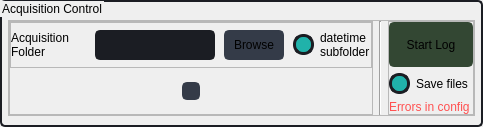
          <widget class="QGroupBox" name="groupBox_log_info">
           <property name="minimumSize">
            <size>
             <width>300</width>
             <height>0</height>
            </size>
           </property>
           <property name="styleSheet">
            <string notr="true">QGroupBox {
	border-radius: 5px;
	border: 2px solid rgb(27, 29, 35);
}

QRadioButton::indicator {
    border: 3px solid rgb(52, 59, 72);
	width: 15px;
	height: 15px;
	border-radius: 10px;
    background: rgb(44, 49, 60);
}
QRadioButton::indicator:hover {
    border: 3px solid rgb(58, 66, 81);
}
QRadioButton::indicator:checked {
    background: 3px solid rgb(94, 106, 130);
	border: 3px solid rgb(52, 59, 72);	
}</string>
           </property>
           <property name="title">
            <string>Acquisition Control</string>
           </property>
           <property name="flat">
            <bool>false</bool>
           </property>
           <property name="checkable">
            <bool>false</bool>
           </property>
           <layout class="QVBoxLayout" name="verticalLayout_11">
            <property name="spacing">
             <number>6</number>
            </property>
            <property name="leftMargin">
             <number>6</number>
            </property>
            <property name="topMargin">
             <number>18</number>
            </property>
            <property name="rightMargin">
             <number>6</number>
            </property>
            <property name="bottomMargin">
             <number>9</number>
            </property>
            <item>
             <widget class="QFrame" name="frame_6">
              <property name="styleSheet">
               <string notr="true">Line {
	border-radius: 5px;
	border: 2px solid rgb(27, 29, 35);
}</string>
              </property>
              <property name="frameShape">
               <enum>QFrame::Shape::StyledPanel</enum>
              </property>
              <property name="frameShadow">
               <enum>QFrame::Shadow::Raised</enum>
              </property>
              <layout class="QHBoxLayout" name="horizontalLayout_10">
               <property name="spacing">
                <number>6</number>
               </property>
               <property name="leftMargin">
                <number>0</number>
               </property>
               <property name="topMargin">
                <number>0</number>
               </property>
               <property name="rightMargin">
                <number>0</number>
               </property>
               <property name="bottomMargin">
                <number>0</number>
               </property>
               <item>
                <widget class="QFrame" name="frame_7">
                 <property name="minimumSize">
                  <size>
                   <width>0</width>
                   <height>0</height>
                  </size>
                 </property>
                 <property name="styleSheet">
                  <string notr="true"/>
                 </property>
                 <property name="frameShape">
                  <enum>QFrame::Shape::StyledPanel</enum>
                 </property>
                 <property name="frameShadow">
                  <enum>QFrame::Shadow::Raised</enum>
                 </property>
                 <layout class="QVBoxLayout" name="verticalLayout_6">
                  <property name="spacing">
                   <number>0</number>
                  </property>
                  <property name="leftMargin">
                   <number>0</number>
                  </property>
                  <property name="topMargin">
                   <number>0</number>
                  </property>
                  <property name="rightMargin">
                   <number>0</number>
                  </property>
                  <property name="bottomMargin">
                   <number>0</number>
                  </property>
                  <item>
                   <widget class="QFrame" name="frame_5">
                    <property name="minimumSize">
                     <size>
                      <width>0</width>
                      <height>0</height>
                     </size>
                    </property>
                    <property name="styleSheet">
                     <string notr="true"/>
                    </property>
                    <property name="frameShape">
                     <enum>QFrame::Shape::StyledPanel</enum>
                    </property>
                    <property name="frameShadow">
                     <enum>QFrame::Shadow::Raised</enum>
                    </property>
                    <layout class="QHBoxLayout" name="horizontalLayout_8">
                     <property name="spacing">
                      <number>9</number>
                     </property>
                     <property name="leftMargin">
                      <number>0</number>
                     </property>
                     <property name="topMargin">
                      <number>0</number>
                     </property>
                     <property name="rightMargin">
                      <number>0</number>
                     </property>
                     <property name="bottomMargin">
                      <number>0</number>
                     </property>
                     <item>
                      <widget class="QLabel" name="acq_folder_label">
                       <property name="sizePolicy">
                        <sizepolicy hsizetype="Preferred" vsizetype="Preferred">
                         <horstretch>0</horstretch>
                         <verstretch>0</verstretch>
                        </sizepolicy>
                       </property>
                       <property name="minimumSize">
                        <size>
                         <width>75</width>
                         <height>0</height>
                        </size>
                       </property>
                       <property name="styleSheet">
                        <string notr="true">border-color:transparent</string>
                       </property>
                       <property name="text">
                        <string>&lt;!DOCTYPE HTML PUBLIC &quot;-//W3C//DTD HTML 4.0//EN&quot; &quot;http://www.w3.org/TR/REC-html40/strict.dtd&quot;&gt;
&lt;html&gt;&lt;head&gt;&lt;meta name=&quot;qrichtext&quot; content=&quot;1&quot; /&gt;&lt;meta charset=&quot;utf-8&quot; /&gt;&lt;style type=&quot;text/css&quot;&gt;
p, li { white-space: pre-wrap; }
hr { height: 1px; border-width: 0; }
li.unchecked::marker { content: &quot;\2610&quot;; }
li.checked::marker { content: &quot;\2612&quot;; }
&lt;/style&gt;&lt;/head&gt;&lt;body style=&quot; font-family:'Segoe UI'; font-size:9pt; font-weight:400; font-style:normal;&quot;&gt;
&lt;p style=&quot; margin-top:0px; margin-bottom:0px; margin-left:0px; margin-right:0px; -qt-block-indent:0; text-indent:0px;&quot;&gt;Acquisition&lt;br /&gt;Folder&lt;/p&gt;&lt;/body&gt;&lt;/html&gt;</string>
                       </property>
                       <property name="textFormat">
                        <enum>Qt::TextFormat::MarkdownText</enum>
                       </property>
                      </widget>
                     </item>
                     <item>
                      <widget class="QLineEdit" name="acq_folder_lineEdit">
                       <property name="minimumSize">
                        <size>
                         <width>0</width>
                         <height>30</height>
                        </size>
                       </property>
                       <property name="maximumSize">
                        <size>
                         <width>16777215</width>
                         <height>30</height>
                        </size>
                       </property>
                       <property name="styleSheet">
                        <string notr="true">QLineEdit {
	height: 25px;
	background-color: rgb(27, 29, 35);
	border-radius: 5px;
	border: 2px solid rgb(27, 29, 35);
	padding-left: 10px;
}
QLineEdit:hover {
	border: 2px solid rgb(64, 71, 88);
}
QLineEdit:focus {
	border: 2px solid rgb(91, 101, 124);
}
QLineEdit[text=&quot;&quot;]{
	color:rgb(90,90,90);
}

QLineEdit:disabled {
	color: rgb(60,60,60);
	background-color: rgb(60, 60, 60);
	border: 2px solid rgb(32, 32, 32);
}</string>
                       </property>
                      </widget>
                     </item>
                     <item>
                      <widget class="QPushButton" name="acq_folder_button">
                       <property name="sizePolicy">
                        <sizepolicy hsizetype="Preferred" vsizetype="Preferred">
                         <horstretch>0</horstretch>
                         <verstretch>0</verstretch>
                        </sizepolicy>
                       </property>
                       <property name="minimumSize">
                        <size>
                         <width>60</width>
                         <height>30</height>
                        </size>
                       </property>
                       <property name="maximumSize">
                        <size>
                         <width>16777215</width>
                         <height>30</height>
                        </size>
                       </property>
                       <property name="styleSheet">
                        <string notr="true">QPushButton {
	border: 2px solid rgb(52, 59, 72);
	border-radius: 5px;	
	background-color: rgb(52, 59, 72);
}
QPushButton:hover {
	background-color: rgb(57, 65, 80);
	border: 2px solid rgb(61, 70, 86);
}
QPushButton:pressed {	
	background-color: rgb(35, 40, 49);
	border: 2px solid rgb(43, 50, 61);
}
QPushButton:disabled {	
	background-color: rgb(35, 40, 49);
	border: 2px solid rgb(43, 50, 61);
}</string>
                       </property>
                       <property name="text">
                        <string>Browse</string>
                       </property>
                       <property name="icon">
                        <iconset resource="../../UI/resources.qrc">
                         <normaloff>:/icons/icons/baseline_folder_open_white_18dp.png</normaloff>:/icons/icons/baseline_folder_open_white_18dp.png</iconset>
                       </property>
                      </widget>
                     </item>
                     <item>
                      <widget class="QCheckBox" name="subfolder_checkbox">
                       <property name="styleSheet">
                        <string notr="true">/* CHECKBOX */
QCheckBox::indicator {
    border: 3px solid rgb(27, 29, 35);
	width: 15px;
	height: 15px;
	border-radius: 10px;
    background: rgb(44, 49, 60);
}
QCheckBox::indicator:hover {
    border: 3px solid rgb(58, 66, 81);
}
QCheckBox::indicator:checked {
    background: rgb(32, 178, 170);
	border: 3px solid rgb(27, 29, 35);
}
QCheckBox::indicator:checked:hover {
    border: 3px solid rgb(58, 66, 81);
}</string>
                       </property>
                       <property name="text">
                        <string>datetime
subfolder</string>
                       </property>
                       <property name="checked">
                        <bool>true</bool>
                       </property>
                      </widget>
                     </item>
                    </layout>
                   </widget>
                  </item>
                  <item>
                   <widget class="QFrame" name="frame_sub_log_info">
                    <property name="sizePolicy">
                     <sizepolicy hsizetype="Preferred" vsizetype="Preferred">
                      <horstretch>0</horstretch>
                      <verstretch>0</verstretch>
                     </sizepolicy>
                    </property>
                    <property name="minimumSize">
                     <size>
                      <width>0</width>
                      <height>0</height>
                     </size>
                    </property>
                    <property name="styleSheet">
                     <string notr="true">border:transparent</string>
                    </property>
                    <property name="frameShape">
                     <enum>QFrame::Shape::StyledPanel</enum>
                    </property>
                    <property name="frameShadow">
                     <enum>QFrame::Shadow::Raised</enum>
                    </property>
                    <layout class="QHBoxLayout" name="horizontalLayout">
                     <property name="leftMargin">
                      <number>0</number>
                     </property>
                     <property name="topMargin">
                      <number>0</number>
                     </property>
                     <property name="rightMargin">
                      <number>0</number>
                     </property>
                     <property name="bottomMargin">
                      <number>0</number>
                     </property>
                     <item>
                      <widget class="QPushButton" name="refresh_sd_button">
                       <property name="sizePolicy">
                        <sizepolicy hsizetype="Fixed" vsizetype="Fixed">
                         <horstretch>0</horstretch>
                         <verstretch>0</verstretch>
                        </sizepolicy>
                       </property>
                       <property name="minimumSize">
                        <size>
                         <width>18</width>
                         <height>18</height>
                        </size>
                       </property>
                       <property name="maximumSize">
                        <size>
                         <width>18</width>
                         <height>18</height>
                        </size>
                       </property>
                       <property name="styleSheet">
                        <string notr="true">QPushButton {
	border: 2px solid rgb(52, 59, 72);
	border-radius: 5px;	
	background-color: rgb(52, 59, 72);
}
QPushButton:hover {
	background-color: rgb(57, 65, 80);
	border: 2px solid rgb(61, 70, 86);
}
QPushButton:pressed {	
	background-color: rgb(35, 40, 49);
	border: 2px solid rgb(43, 50, 61);
}
QPushButton:disabled {	
	background-color: rgb(35, 40, 49);
	border: 2px solid rgb(43, 50, 61);
}</string>
                       </property>
                       <property name="text">
                        <string/>
                       </property>
                       <property name="icon">
                        <iconset resource="../../UI/resources.qrc">
                         <normaloff>:/icons/icons/outline_autorenew_white_18dp.png</normaloff>:/icons/icons/outline_autorenew_white_18dp.png</iconset>
                       </property>
                      </widget>
                     </item>
                    </layout>
                   </widget>
                  </item>
                 </layout>
                </widget>
               </item>
               <item>
                <widget class="Line" name="line_3">
                 <property name="styleSheet">
                  <string notr="true"/>
                 </property>
                 <property name="orientation">
                  <enum>Qt::Orientation::Vertical</enum>
                 </property>
                </widget>
               </item>
               <item alignment="Qt::AlignmentFlag::AlignHCenter">
                <widget class="QFrame" name="groupBox_save_load_buttons_2">
                 <property name="styleSheet">
                  <string notr="true">border-color: transparent;</string>
                 </property>
                 <property name="frameShape">
                  <enum>QFrame::Shape::StyledPanel</enum>
                 </property>
                 <property name="frameShadow">
                  <enum>QFrame::Shadow::Raised</enum>
                 </property>
                 <layout class="QVBoxLayout" name="verticalLayout_13">
                  <property name="leftMargin">
                   <number>0</number>
                  </property>
                  <property name="topMargin">
                   <number>0</number>
                  </property>
                  <property name="rightMargin">
                   <number>0</number>
                  </property>
                  <property name="bottomMargin">
                   <number>0</number>
                  </property>
                  <item>
                   <widget class="QPushButton" name="start_button">
                    <property name="sizePolicy">
                     <sizepolicy hsizetype="Preferred" vsizetype="Preferred">
                      <horstretch>0</horstretch>
                      <verstretch>0</verstretch>
                     </sizepolicy>
                    </property>
                    <property name="minimumSize">
                     <size>
                      <width>80</width>
                      <height>45</height>
                     </size>
                    </property>
                    <property name="styleSheet">
                     <string notr="true">QPushButton {
	border: 2px solid rgb(51, 71, 51);
	border-radius: 5px;	
	background-color: rgb(51, 71, 51);
	font: 700 9pt &quot;Segoe UI&quot;;
}
QPushButton:hover {
	background-color: rgb(57, 81, 57);
	border: 2px solid rgb(61, 87, 61);
}
QPushButton:pressed {	
	background-color: rgb(34, 48, 34);
	border: 2px solid rgb(42, 60, 42);
}
QPushButton:disabled {
	background-color: rgb(29,33,41);
	border: 2px solid rgb(29,33,41);
}</string>
                    </property>
                    <property name="text">
                     <string>Start Log</string>
                    </property>
                   </widget>
                  </item>
                  <item>
                   <widget class="QCheckBox" name="save_files_checkbox">
                    <property name="styleSheet">
                     <string notr="true">/* CHECKBOX */
QCheckBox::indicator {
    border: 3px solid rgb(27, 29, 35);
	width: 15px;
	height: 15px;
	border-radius: 10px;
    background: rgb(44, 49, 60);
}
QCheckBox::indicator:hover {
    border: 3px solid rgb(58, 66, 81);
}
QCheckBox::indicator:checked {
    background: rgb(32, 178, 170);
	border: 3px solid rgb(27, 29, 35);
}
QCheckBox::indicator:checked:hover {
    border: 3px solid rgb(58, 66, 81);
}</string>
                    </property>
                    <property name="text">
                     <string>Save files </string>
                    </property>
                    <property name="checked">
                     <bool>true</bool>
                    </property>
                   </widget>
                  </item>
                  <item>
                   <widget class="QLabel" name="config_errors_label">
                    <property name="sizePolicy">
                     <sizepolicy hsizetype="Preferred" vsizetype="Preferred">
                      <horstretch>0</horstretch>
                      <verstretch>0</verstretch>
                     </sizepolicy>
                    </property>
                    <property name="minimumSize">
                     <size>
                      <width>0</width>
                      <height>0</height>
                     </size>
                    </property>
                    <property name="maximumSize">
                     <size>
                      <width>16777215</width>
                      <height>20</height>
                     </size>
                    </property>
                    <property name="styleSheet">
                     <string notr="true">border-color:transparent;
color: #FF5050;</string>
                    </property>
                    <property name="text">
                     <string>&lt;!DOCTYPE HTML PUBLIC &quot;-//W3C//DTD HTML 4.0//EN&quot; &quot;http://www.w3.org/TR/REC-html40/strict.dtd&quot;&gt;
&lt;html&gt;&lt;head&gt;&lt;meta name=&quot;qrichtext&quot; content=&quot;1&quot; /&gt;&lt;meta charset=&quot;utf-8&quot; /&gt;&lt;style type=&quot;text/css&quot;&gt;
p, li { white-space: pre-wrap; }
hr { height: 1px; border-width: 0; }
li.unchecked::marker { content: &quot;\2610&quot;; }
li.checked::marker { content: &quot;\2612&quot;; }
&lt;/style&gt;&lt;/head&gt;&lt;body style=&quot; font-family:'Segoe UI'; font-size:9pt; font-weight:400; font-style:normal;&quot;&gt;
&lt;p style=&quot; margin-top:0px; margin-bottom:0px; margin-left:0px; margin-right:0px; -qt-block-indent:0; text-indent:0px;&quot;&gt;Errors in config&lt;/p&gt;&lt;/body&gt;&lt;/html&gt;</string>
                    </property>
                    <property name="textFormat">
                     <enum>Qt::TextFormat::MarkdownText</enum>
                    </property>
                   </widget>
                  </item>
                 </layout>
                </widget>
               </item>
              </layout>
             </widget>
            </item>
           </layout>
          </widget>
